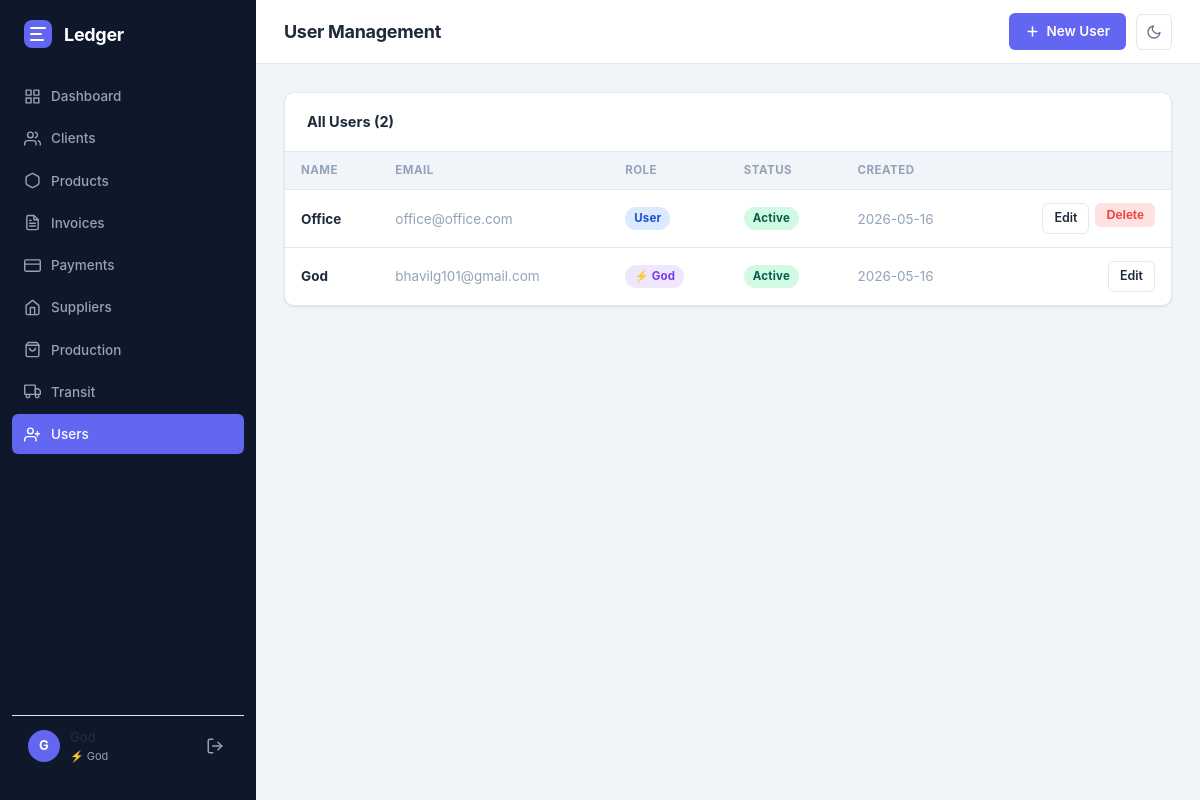
Page /users/ (signed in) on the committed database.
### tables this page shows
CREATE TABLE users (
            id            INTEGER PRIMARY KEY AUTOINCREMENT,
            name          TEXT NOT NULL,
            email         TEXT UNIQUE NOT NULL,
            password_hash TEXT NOT NULL,
            role          TEXT DEFAULT 'user',
            is_active     INTEGER DEFAULT 1,
            created_at    TIMESTAMP DEFAULT CURRENT_TIMESTAMP
        );

### app/routes/users.py (the view)
@bp.route("/")
@god_required
def list_users():
    users = get_all_users()
    return render_template("users/list.html", users=users)

### app/database.py (called while the page is built)
def get_db(app=None):
    from flask import current_app
    _app = app or current_app
    if "db" not in g:
        g.db = sqlite3.connect(_app.config["DATABASE"])
        g.db.row_factory = sqlite3.Row
        g.db.execute("PRAGMA foreign_keys = ON")
    return g.db

### app/services/auth_service.py (called while the page is built, shortened)
def load_user(user_id):
    row = get_db().execute("SELECT * FROM users WHERE id=?", (user_id,)).fetchone()
    return User(row) if row else None

def god_required(f):
    @wraps(f)
    def wrapped(*args, **kwargs):
        if not current_user.is_authenticated:
            return redirect(url_for("auth.login"))
        if not current_user.is_god():
            flash("God account required.", "error")
            abort(403)
        return f(*args, **kwargs)
    return wrapped

def get_all_users():
    return get_db().execute(
        "SELECT * FROM users ORDER BY role DESC, name"
    ).fetchall()

    @property
    def is_active(self):
        return self._is_active

    def is_god(self):
        return self.role == "god"

    def has_permission(self, module, action):
        if self.is_god():
            return True

### app/templates/users/list.html (shortened to what this page needs)
{% extends "base.html" %}
{% block page_title %}User Management{% endblock %}
{% block topbar_actions %}
  <a href="{{ url_for('users.new_user') }}" class="btn btn-primary">
    <svg viewBox="0 0 24 24" fill="none" stroke="currentColor" stroke-width="2.5" stroke-linecap="round" stroke-linejoin="round"><line x1="12" y1="5" x2="12" y2="19"/><line x1="5" y1="12" x2="19" y2="12"/></svg>
    New User
  </a>
{% endblock %}
{% block content %}
<div class="card">
  <div class="card-header"><span class="card-title">All Users ({{ users|length }})</span></div>
  <div class="table-wrap">
    <table>
      <thead>
        <tr>
          <th>Name</th>
          <th>Email</th>
          <th>Role</th>
          <th>Status</th>
          <th>Created</th>
          <th></th>
        </tr>
      </thead>
      <tbody>
        {% for u in users %}
        <tr>
          <td class="fw-700">{{ u.name }}</td>
          <td class="muted">{{ u.email }}</td>
          <td>
            {% if u.role == 'god' %}
              <span class="badge" style="background:rgba(139,92,246,.15);color:#7c3aed">⚡ God</span>
            {% else %}
              <span class="badge badge-sent">User</span>
            {% endif %}
          </td>
          <td>
            {% if u.is_active %}
              <span class="badge badge-active">Active</span>
            {% else %}
              <span class="badge badge-inactive">Inactive</span>
            {% endif %}
          </td>
          <td class="muted">{{ u.created_at[:10] }}</td>
          <td style="text-align:right;display:flex;gap:6px;justify-content:flex-end">
            <a href="{{ url_for('users.edit_user', user_id=u.id) }}" class="btn btn-secondary btn-sm">Edit</a>
            {% if u.role != 'god' %}
            <form method="post" action="{{ url_for('users.delete_user_route', user_id=u.id) }}"
                  onsubmit="return confirm('Delete {{ u.name }}?')">
              <button class="btn btn-danger btn-sm">Delete</button>
            </form>
            {% endif %}
          </td>
        </tr>
        {% endfor %}
      </tbody>
    </table>
  </div>
</div>
{% endblock %}

### app/templates/base.html (shortened to what this page needs)
<!DOCTYPE html>
<html lang="en">
<head>
  <link rel="stylesheet" href="{{ url_for('static', filename='css/main.css') }}" />
</head>
<body>
<aside class="sidebar">
  <div class="sidebar-brand">
    <svg width="28" height="28" viewBox="0 0 28 28" fill="none">
      <rect width="28" height="28" rx="8" fill="#6366F1"/>
      <path d="M7 8h14M7 14h10M7 20h12" stroke="#fff" stroke-width="2" stroke-linecap="round"/>
    </svg>
    <span>Ledger</span>
  </div>
  <nav class="sidebar-nav">
    <a href="{{ url_for('dashboard.index') }}" class="nav-item {% if request.endpoint == 'dashboard.index' %}active{% endif %}">
      <svg viewBox="0 0 24 24" fill="none" stroke="currentColor" stroke-width="2" stroke-linecap="round" stroke-linejoin="round">
        <rect x="3" y="3" width="7" height="7"/><rect x="14" y="3" width="7" height="7"/>
        <rect x="14" y="14" width="7" height="7"/><rect x="3" y="14" width="7" height="7"/>
      </svg>
      Dashboard
    </a>
    {% if current_user.has_permission('clients', 'view') %}
    <a href="{{ url_for('clients.list_clients') }}" class="nav-item {% if 'clients' in request.endpoint %}active{% endif %}">
      <svg viewBox="0 0 24 24" fill="none" stroke="currentColor" stroke-width="2" stroke-linecap="round" stroke-linejoin="round">
        <path d="M17 21v-2a4 4 0 0 0-4-4H5a4 4 0 0 0-4 4v2"/>
        <circle cx="9" cy="7" r="4"/>
        <path d="M23 21v-2a4 4 0 0 0-3-3.87M16 3.13a4 4 0 0 1 0 7.75"/>
      </svg>
      Clients
    </a>
    {% endif %}
    {% if current_user.has_permission('products', 'view') %}
    <a href="{{ url_for('products.list_products') }}" class="nav-item {% if 'products' in request.endpoint %}active{% endif %}">
      <svg viewBox="0 0 24 24" fill="none" stroke="currentColor" stroke-width="2" stroke-linecap="round" stroke-linejoin="round">
        <path d="M21 16V8a2 2 0 0 0-1-1.73l-7-4a2 2 0 0 0-2 0l-7 4A2 2 0 0 0 3 8v8a2 2 0 0 0 1 1.73l7 4a2 2 0 0 0 2 0l7-4A2 2 0 0 0 21 16z"/>
      </svg>
      Products
    </a>
    {% endif %}
    {% if current_user.has_permission('invoices', 'view') %}
    <a href="{{ url_for('invoices.list_invoices') }}" class="nav-item {% if 'invoices' in request.endpoint %}active{% endif %}">
      Invoices
    </a>
    {% endif %}
    {% if current_user.has_permission('payments', 'view') %}
    <a href="{{ url_for('payments.list_payments') }}" class="nav-item {% if 'payments' in request.endpoint %}active{% endif %}">
      <svg viewBox="0 0 24 24" fill="none" stroke="currentColor" stroke-width="2" stroke-linecap="round" stroke-linejoin="round">
        <rect x="1" y="4" width="22" height="16" rx="2" ry="2"/>
        <line x1="1" y1="10" x2="23" y2="10"/>
      </svg>
      Payments
    </a>
    {% endif %}
    {% if current_user.has_permission('suppliers', 'view') %}
    <a href="{{ url_for('suppliers.list_suppliers') }}" class="nav-item {% if 'suppliers' in request.endpoint %}active{% endif %}">
      <svg viewBox="0 0 24 24" fill="none" stroke="currentColor" stroke-width="2" stroke-linecap="round" stroke-linejoin="round">
        <path d="M3 9l9-7 9 7v11a2 2 0 0 1-2 2H5a2 2 0 0 1-2-2z"/>
        <polyline points="9,22 9,12 15,12 15,22"/>
      </svg>
      Suppliers
    </a>
    {% endif %}
    {% if current_user.has_permission('production', 'view') %}
    <a href="{{ url_for('production.list_production') }}" class="nav-item {% if 'production' in request.endpoint %}active{% endif %}">
      <svg viewBox="0 0 24 24" fill="none" stroke="currentColor" stroke-width="2" stroke-linecap="round" stroke-linejoin="round">
        <path d="M6 2L3 6v14a2 2 0 0 0 2 2h14a2 2 0 0 0 2-2V6l-3-4z"/>
        <line x1="3" y1="6" x2="21" y2="6"/>
        <path d="M16 10a4 4 0 0 1-8 0"/>
      </svg>
      Production
    </a>
    {% endif %}
    {% if current_user.has_permission('transit', 'view') %}
    <a href="{{ url_for('transit.list_transit') }}" class="nav-item {% if 'transit' in request.endpoint %}active{% endif %}">
      <svg viewBox="0 0 24 24" fill="none" stroke="currentColor" stroke-width="2" stroke-linecap="round" stroke-linejoin="round">
        <rect x="1" y="3" width="15" height="13" rx="1"/>
        <path d="M16 8h4l3 3v5h-7V8z"/>
        <circle cx="5.5" cy="18.5" r="2.5"/>
        <circle cx="18.5" cy="18.5" r="2.5"/>
      </svg>
      Transit
    </a>
    {% endif %}
    {% if current_user.is_god() %}
    <a href="{{ url_for('users.list_users') }}" class="nav-item {% if 'users' in request.endpoint %}active{% endif %}">
      <svg viewBox="0 0 24 24" fill="none" stroke="currentColor" stroke-width="2" stroke-linecap="round" stroke-linejoin="round">
        <path d="M17 21v-2a4 4 0 0 0-4-4H5a4 4 0 0 0-4 4v2"/>
        <circle cx="9" cy="7" r="4"/>
        <line x1="19" y1="8" x2="19" y2="14"/><line x1="22" y1="11" x2="16" y2="11"/>
      </svg>
      Users
    </a>
    {% endif %}
  </nav>
  <div style="padding:12px 16px;border-top:1px solid var(--border);margin-top:auto">
    <div style="display:flex;align-items:center;gap:10px">
      <div style="width:32px;height:32px;border-radius:50%;background:var(--accent);display:flex;align-items:center;justify-content:center;font-weight:700;font-size:13px;color:#fff;flex-shrink:0">
        {{ current_user.name[0].upper() if current_user.name else '?' }}
      </div>
      <div style="flex:1;min-width:0">
        <div style="font-size:13px;font-weight:600;white-space:nowrap;overflow:hidden;text-overflow:ellipsis">{{ current_user.name }}</div>
        <div style="font-size:11px;color:var(--text-muted)">{% if current_user.is_god() %}⚡ God{% else %}User{% endif %}</div>
      </div>
      <form method="post" action="{{ url_for('auth.logout') }}" style="flex-shrink:0">
        <button type="submit" title="Sign out" style="background:none;border:none;cursor:pointer;color:var(--text-muted);padding:4px;display:flex;align-items:center" onmouseover="this.style.color='var(--danger)'" onmouseout="this.style.color='var(--text-muted)'">
          <svg viewBox="0 0 24 24" fill="none" stroke="currentColor" stroke-width="2" stroke-linecap="round" stroke-linejoin="round" width="18" height="18">
            <path d="M9 21H5a2 2 0 0 1-2-2V5a2 2 0 0 1 2-2h4"/>
            <polyline points="16,17 21,12 16,7"/>
            <line x1="21" y1="12" x2="9" y2="12"/>
          </svg>
        </button>
      </form>
    </div>
  </div>
</aside>
<main class="main">
  <header class="topbar">
    <h1 class="page-title">{% block page_title %}{% endblock %}</h1>
    <div class="topbar-actions">
      {% block topbar_actions %}{% endblock %}
      <button class="dark-toggle" onclick="toggleDark()" title="Toggle dark mode" aria-label="Toggle dark mode">
        <svg class="icon-moon" viewBox="0 0 24 24" fill="none" stroke="currentColor" stroke-width="2" stroke-linecap="round" stroke-linejoin="round">
          <path d="M21 12.79A9 9 0 1 1 11.21 3 7 7 0 0 0 21 12.79z"/>
        </svg>
      </button>
    </div>
  </header>
  <div class="content">
    {% block content %}{% endblock %}
  </div>
</main>
</body>
</html>

### rows in the picture
users: name "G", name "God", email "bhavilg101@gmail.com", role "⚡ God", is_active "Active", created_at "2026-05-16"
users: name "Office", email "office@office.com", role "User", is_active "Active", created_at "2026-05-16"

### other values in the picture
{{ users|length }} "2"
